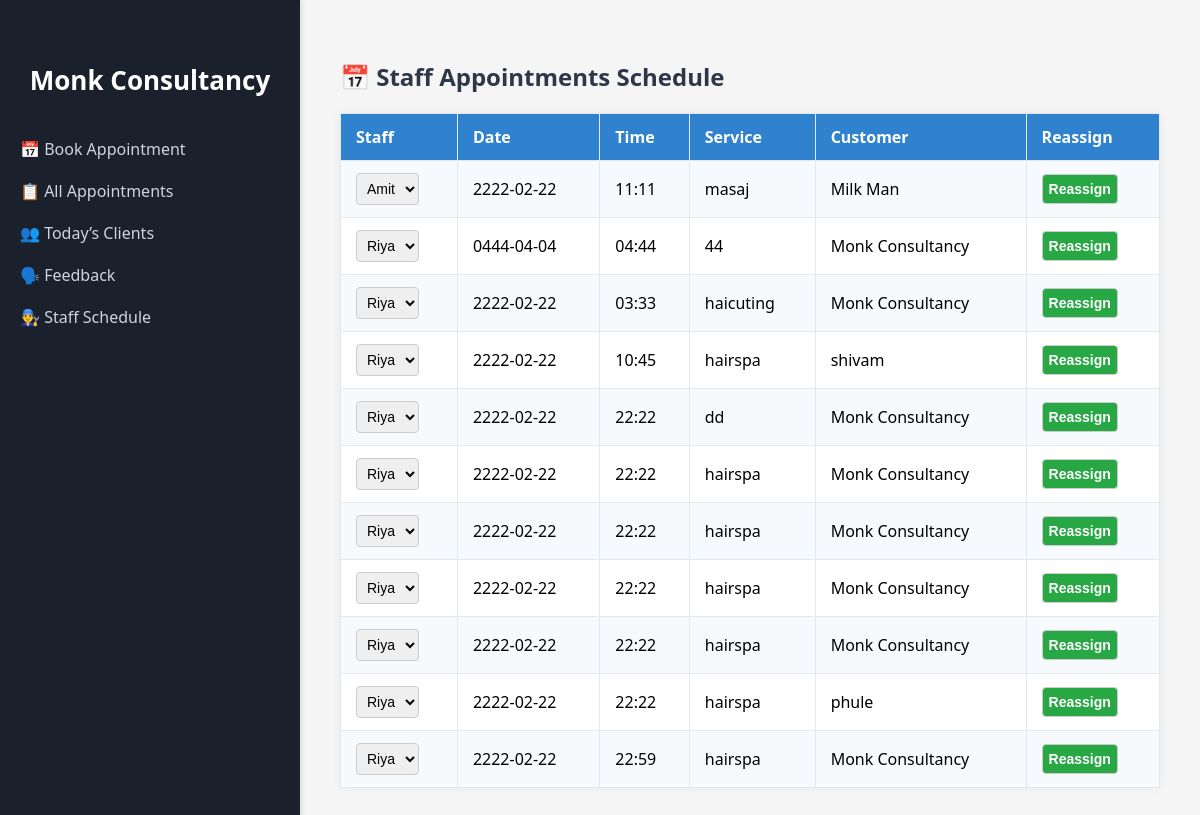
The page /admin/staff/schedule on the database its author committed.
### tables this page shows
CREATE TABLE appointments (
            id INTEGER PRIMARY KEY AUTOINCREMENT,
            name TEXT, mobile TEXT, service TEXT,
            date TEXT, time TEXT, created_at TEXT,
            staff_id INTEGER
        , address TEXT, source TEXT, amount_paid INTEGER, queue_number INTEGER, email TEXT);

### app2.py (the view)
@app.route('/admin/staff/schedule')
def staff_schedule():
    with sqlite3.connect(DB) as conn:
        schedule = conn.execute('''
            SELECT s.name, a.date, a.time, a.service, a.name, a.id, s.id
            FROM appointments a
            JOIN staff s ON a.staff_id = s.id
            ORDER BY s.name, a.date, a.time
        ''').fetchall()
        all_staff = conn.execute("SELECT id, name FROM staff").fetchall()
    return render_template('staff_schedule.html', schedule=schedule, all_staff=all_staff)

### templates/staff_schedule.html (shortened to what this page needs)
<!DOCTYPE html>
<html lang="en">
<head>
</head>
<body>
<aside>
    <h2 style="color: white !important;">Monk Consultancy</h2>
    <ul>
        <li><a href="/book">📅 Book Appointment</a></li>
        <li><a href="/admin/appointments">📋 All Appointments</a></li>
        <li><a href="/admin/clients/today">👥 Today’s Clients</a></li>
        <li><a href="/admin/feedback">🗣️ Feedback</a></li>
        <li><a href="/admin/staff/schedule">👨‍🔧 Staff Schedule</a></li>
    </ul>
</aside>
<div class="main-content">
    <h2>📅 Staff Appointments Schedule</h2>
    <table>
        <tr>
            <th>Staff</th>
            <th>Date</th>
            <th>Time</th>
            <th>Service</th>
            <th>Customer</th>
            <th>Reassign</th>
        </tr>
        {% for row in schedule %}
        <tr>
            <form method="POST" action="/admin/staff/update/{{ row[5] }}">
                <td>
                    <select name="staff_id">
                        {% for sid, sname in all_staff %}
                            <option value="{{ sid }}" {% if sid == row[6] %}selected{% endif %}>{{ sname }}</option>
                        {% endfor %}
                    </select>
                </td>
                <td>{{ row[1] }}</td>
                <td>{{ row[2] }}</td>
                <td>{{ row[3] }}</td>
                <td>{{ row[4] }}</td>
                <td><button type="submit">Reassign</button></td>
            </form>
        </tr>
        {% endfor %}
    </table>
</div>
</body>
</html>

### templates/staff_schedule.html (style rules this page uses)
body { margin: 0; font-family: 'Segoe UI', sans-serif; background-color: #f5f5f5; display: flex; min-height: 100vh; }
aside { background-color: #1a202c; color: white; width: 260px; padding: 40px 20px; box-shadow: 2px 0 5px rgba(0,0,0,0.1); }
aside h2 { font-size: 26px; margin-bottom: 40px; text-align: center; }
aside ul { list-style: none; padding: 0; }
aside ul li { margin: 20px 0; }
aside ul li a { color: #cbd5e0; text-decoration: none; font-size: 16px; transition: color 0.3s; }
.main-content { flex: 1; padding: 40px; overflow-x: auto; }
h2 { color: #2d3748; margin-bottom: 20px; }
table { width: 100%; border-collapse: collapse; background-color: white; box-shadow: 0 0 10px rgba(0,0,0,0.05); }
th, td { border: 1px solid #e2e8f0; padding: 12px 15px; text-align: left; }
th { background-color: #3182ce; color: white; }
tr:nth-child(even) { background-color: #f7fafc; }
select, button { padding: 6px; font-size: 14px; border: 1px solid #ccc; border-radius: 4px; }
button { background-color: #28a745; color: white; font-weight: bold; cursor: pointer; }

### rows shown on the page
appointments: date "2222-02-22", time "11:11", service "masaj", name "Milk Man"
appointments: date "0444-04-04", time "04:44", service "44", name "Monk Consultancy"
appointments: date "2222-02-22", time "03:33", service "haicuting", name "Monk Consultancy"
appointments: date "2222-02-22", time "10:45", service "hairspa", name "shivam"
appointments: date "2222-02-22", time "22:22", service "dd", name "Monk Consultancy"
appointments: date "2222-02-22", time "22:22", service "hairspa", name "Monk Consultancy"
appointments: date "2222-02-22", time "22:22", service "hairspa", name "Monk Consultancy"
appointments: date "2222-02-22", time "22:22", service "hairspa", name "Monk Consultancy"
appointments: date "2222-02-22", time "22:22", service "hairspa", name "Monk Consultancy"
appointments: date "2222-02-22", time "22:22", service "hairspa", name "phule"
appointments: date "2222-02-22", time "22:59", service "hairspa", name "Monk Consultancy"

### other values the page prints
form field staff_id "Amit"
form field staff_id "Riya"
